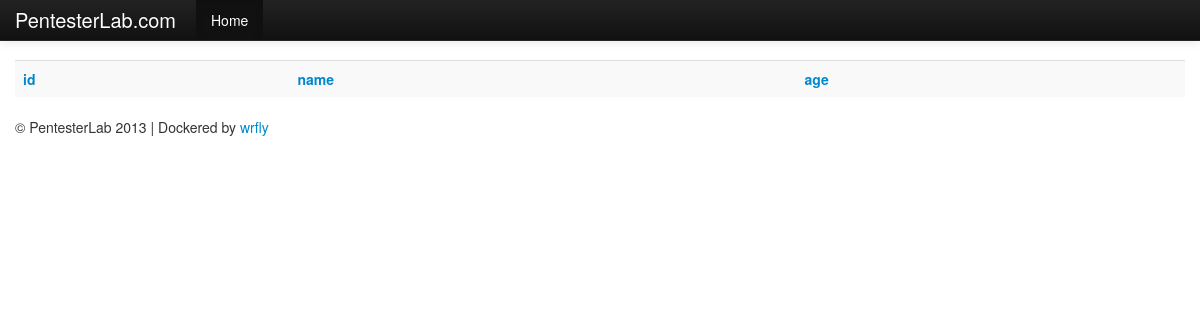
The page /codeexec/example2.php on the database as committed earlier.
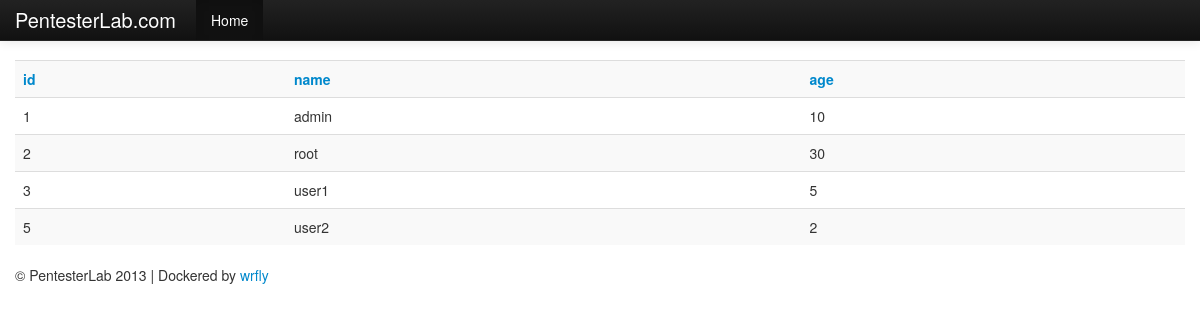
The same page on the database as committed later.
### tables this page shows
CREATE TABLE `users` (
  `id` int(11) DEFAULT NULL,
  `name` varchar(50) DEFAULT NULL,
  `age` int(11) DEFAULT NULL,
  `groupid` int(11) DEFAULT NULL,
  `passwd` varchar(50) DEFAULT NULL
);

### codeexec/example2.php (the view, shortened to what this page needs)
<?php require_once("../header.php") ?>
<?php
class User{
  function __construct($id, $name, $age){
    $this->name= $name;
    $this->age = $age;
    $this->id = $id;
  }
}
  require_once('../header.php');
	$sql = "SELECT * FROM users ";
	$result = mysql_query($sql);
  if ($result) {
		while ($row = mysql_fetch_assoc($result)) {
      $users[] = new User($row['id'],$row['name'],$row['age']);
    }
	}
		?>
		<table class='table table-striped' >
		<tr>
			<th><a href="example2.php?order=id">id</th>
			<th><a href="example2.php?order=name">name</th>
			<th><a href="example2.php?order=age">age</th>
		</tr>
		<?php
    foreach ($users as $user) {
			echo "<tr>";
    			echo "<td>".$user->id."</td>";
    			echo "<td>".$user->name."</td>";
    			echo "<td>".$user->age."</td>";
			echo "</tr>";
		}
		echo "</table>";
  require '../footer.php';
?>
<?php require_once("../footer.php") ?>

### header.php (shortened to what this page needs)
<!DOCTYPE html>
<html lang="en">
  <head>
    <link href="/css/bootstrap.css" rel="stylesheet">
    <link href="/css/bootstrap-responsive.css" rel="stylesheet">
  </head>
  <body>
    <div class="navbar navbar-inverse navbar-fixed-top">
      <div class="navbar-inner">
        <div class="container">
          <a class="brand" target="_blank" href="https://pentesterlab.com/">PentesterLab.com</a>
          <div class="nav-collapse collapse">
            <ul class="nav">
              <li class="active"><a href="/">Home</a></li>
            </ul>
          </div>
        </div>
      </div>
    </div>
    <div class="container">

### footer.php
      <footer>
        <p>&copy; PentesterLab 2013 | Dockered by <a href="https://github.com/wrfly/docker" target="_blank">wrfly</a> </p>
      </footer>
    </div>
  </body>
</html>

### header.php (style rules this page uses)
body { padding-top: 60px; padding-bottom: 40px; }

Rows that differ between the two databases and show on the page:
added users: id "1", name "admin", age "10"
added users: id "2", name "root", age "30"
added users: id "3", name "user1", age "5"
added users: id "5", name "user2", age "2"
